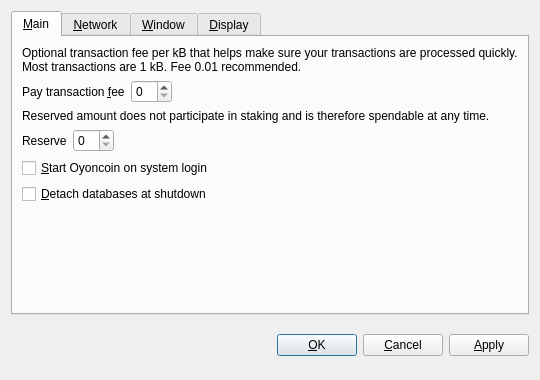
<?xml version="1.0" encoding="UTF-8"?>
<ui version="4.0">
 <class>OptionsDialog</class>
 <widget class="QDialog" name="OptionsDialog">
  <property name="geometry">
   <rect>
    <x>0</x>
    <y>0</y>
    <width>540</width>
    <height>380</height>
   </rect>
  </property>
  <property name="windowTitle">
   <string>Options</string>
  </property>
  <property name="modal">
   <bool>true</bool>
  </property>
  <layout class="QVBoxLayout" name="verticalLayout">
   <item>
    <widget class="QTabWidget" name="tabWidget">
     <property name="tabPosition">
      <enum>QTabWidget::North</enum>
     </property>
     <property name="currentIndex">
      <number>0</number>
     </property>
     <widget class="QWidget" name="tabMain">
      <attribute name="title">
       <string>&amp;Main</string>
      </attribute>
      <layout class="QVBoxLayout" name="verticalLayout_Main">
       <item>
        <widget class="QLabel" name="transactionFeeInfoLabel">
         <property name="text">
          <string>Optional transaction fee per kB that helps make sure your transactions are processed quickly. Most transactions are 1 kB. Fee 0.01 recommended.</string>
         </property>
         <property name="textFormat">
          <enum>Qt::PlainText</enum>
         </property>
         <property name="wordWrap">
          <bool>true</bool>
         </property>
        </widget>
       </item>
       <item>
        <layout class="QHBoxLayout" name="horizontalLayoutFee">
         <item>
          <widget class="QLabel" name="transactionFeeLabel">
           <property name="text">
            <string>Pay transaction &amp;fee</string>
           </property>
           <property name="textFormat">
            <enum>Qt::PlainText</enum>
           </property>
           <property name="buddy">
            <cstring>transactionFee</cstring>
           </property>
          </widget>
         </item>
         <item>
          <widget class="BitcoinAmountField" name="transactionFee"/>
         </item>
         <item>
          <spacer name="horizontalSpacerFee">
           <property name="orientation">
            <enum>Qt::Horizontal</enum>
           </property>
           <property name="sizeHint" stdset="0">
            <size>
             <width>40</width>
             <height>20</height>
            </size>
           </property>
          </spacer>
         </item>
        </layout>
       </item>
       <item>
        <widget class="QLabel" name="reserveBalanceInfoLabel">
         <property name="text">
          <string>Reserved amount does not participate in staking and is therefore spendable at any time.</string>
         </property>
         <property name="textFormat">
          <enum>Qt::PlainText</enum>
         </property>
         <property name="wordWrap">
          <bool>true</bool>
         </property>
        </widget>
       </item>
       <item>
        <layout class="QHBoxLayout" name="horizontalLayoutReserveBalance">
         <item>
          <widget class="QLabel" name="reserveBalanceLabel">
           <property name="text">
            <string>Reserve</string>
           </property>
           <property name="textFormat">
            <enum>Qt::PlainText</enum>
           </property>
           <property name="buddy">
            <cstring>reserveBalance</cstring>
           </property>
          </widget>
         </item>
         <item>
          <widget class="BitcoinAmountField" name="reserveBalance"/>
         </item>
         <item>
          <spacer name="horizontalSpacerReserveBalance">
           <property name="orientation">
            <enum>Qt::Horizontal</enum>
           </property>
           <property name="sizeHint" stdset="0">
            <size>
             <width>40</width>
             <height>20</height>
            </size>
           </property>
          </spacer>
         </item>
        </layout>
       </item>
       <item>
        <widget class="QCheckBox" name="bitcoinAtStartup">
         <property name="toolTip">
          <string>Automatically start Oyoncoin after logging in to the system.</string>
         </property>
         <property name="text">
          <string>&amp;Start Oyoncoin on system login</string>
         </property>
        </widget>
       </item>
       <item>
        <widget class="QCheckBox" name="detachDatabases">
         <property name="toolTip">
          <string>Detach block and address databases at shutdown. This means they can be moved to another data directory, but it slows down shutdown. The wallet is always detached.</string>
         </property>
         <property name="text">
          <string>&amp;Detach databases at shutdown</string>
         </property>
        </widget>
       </item>
       <item>
        <spacer name="verticalSpacer_Main">
         <property name="orientation">
          <enum>Qt::Vertical</enum>
         </property>
         <property name="sizeHint" stdset="0">
          <size>
           <width>20</width>
           <height>40</height>
          </size>
         </property>
        </spacer>
       </item>
      </layout>
     </widget>
     <widget class="QWidget" name="tabNetwork">
      <attribute name="title">
       <string>&amp;Network</string>
      </attribute>
      <layout class="QVBoxLayout" name="verticalLayout_Network">
       <item>
        <widget class="QCheckBox" name="mapPortUpnp">
         <property name="toolTip">
          <string>Automatically open the Oyoncoin client port on the router. This only works when your router supports UPnP and it is enabled.</string>
         </property>
         <property name="text">
          <string>Map port using &amp;UPnP</string>
         </property>
        </widget>
       </item>
       <item>
        <widget class="QCheckBox" name="connectSocks">
         <property name="toolTip">
          <string>Connect to the Oyoncoin network through a SOCKS proxy (e.g. when connecting through Tor).</string>
         </property>
         <property name="text">
          <string>&amp;Connect through SOCKS proxy:</string>
         </property>
        </widget>
       </item>
       <item>
        <layout class="QHBoxLayout" name="horizontalLayout_Network">
         <item>
          <widget class="QLabel" name="proxyIpLabel">
           <property name="text">
            <string>Proxy &amp;IP:</string>
           </property>
           <property name="textFormat">
            <enum>Qt::PlainText</enum>
           </property>
           <property name="buddy">
            <cstring>proxyIp</cstring>
           </property>
          </widget>
         </item>
         <item>
          <widget class="QValidatedLineEdit" name="proxyIp">
           <property name="maximumSize">
            <size>
             <width>140</width>
             <height>16777215</height>
            </size>
           </property>
           <property name="toolTip">
            <string>IP address of the proxy (e.g. 127.0.0.1)</string>
           </property>
          </widget>
         </item>
         <item>
          <widget class="QLabel" name="proxyPortLabel">
           <property name="text">
            <string>&amp;Port:</string>
           </property>
           <property name="textFormat">
            <enum>Qt::PlainText</enum>
           </property>
           <property name="buddy">
            <cstring>proxyPort</cstring>
           </property>
          </widget>
         </item>
         <item>
          <widget class="QLineEdit" name="proxyPort">
           <property name="maximumSize">
            <size>
             <width>55</width>
             <height>16777215</height>
            </size>
           </property>
           <property name="toolTip">
            <string>Port of the proxy (e.g. 9050)</string>
           </property>
          </widget>
         </item>
         <item>
          <widget class="QLabel" name="socksVersionLabel">
           <property name="text">
            <string>SOCKS &amp;Version:</string>
           </property>
           <property name="textFormat">
            <enum>Qt::PlainText</enum>
           </property>
           <property name="buddy">
            <cstring>socksVersion</cstring>
           </property>
          </widget>
         </item>
         <item>
          <widget class="QValueComboBox" name="socksVersion">
           <property name="toolTip">
            <string>SOCKS version of the proxy (e.g. 5)</string>
           </property>
          </widget>
         </item>
         <item>
          <spacer name="horizontalSpacer_Network">
           <property name="orientation">
            <enum>Qt::Horizontal</enum>
           </property>
           <property name="sizeHint" stdset="0">
            <size>
             <width>40</width>
             <height>20</height>
            </size>
           </property>
          </spacer>
         </item>
        </layout>
       </item>
       <item>
        <spacer name="verticalSpacer_Network">
         <property name="orientation">
          <enum>Qt::Vertical</enum>
         </property>
         <property name="sizeHint" stdset="0">
          <size>
           <width>20</width>
           <height>40</height>
          </size>
         </property>
        </spacer>
       </item>
      </layout>
     </widget>
     <widget class="QWidget" name="tabWindow">
      <attribute name="title">
       <string>&amp;Window</string>
      </attribute>
      <layout class="QVBoxLayout" name="verticalLayout_Window">
       <item>
        <widget class="QCheckBox" name="minimizeToTray">
         <property name="toolTip">
          <string>Show only a tray icon after minimizing the window.</string>
         </property>
         <property name="text">
          <string>&amp;Minimize to the tray instead of the taskbar</string>
         </property>
        </widget>
       </item>
       <item>
        <widget class="QCheckBox" name="minimizeOnClose">
         <property name="toolTip">
          <string>Minimize instead of exit the application when the window is closed. When this option is enabled, the application will be closed only after selecting Quit in the menu.</string>
         </property>
         <property name="text">
          <string>M&amp;inimize on close</string>
         </property>
        </widget>
       </item>
       <item>
        <spacer name="verticalSpacer_Window">
         <property name="orientation">
          <enum>Qt::Vertical</enum>
         </property>
         <property name="sizeHint" stdset="0">
          <size>
           <width>20</width>
           <height>40</height>
          </size>
         </property>
        </spacer>
       </item>
      </layout>
     </widget>
     <widget class="QWidget" name="tabDisplay">
      <attribute name="title">
       <string>&amp;Display</string>
      </attribute>
      <layout class="QVBoxLayout" name="verticalLayout_Display">
       <item>
        <layout class="QHBoxLayout" name="horizontalLayout_1_Display">
         <item>
          <widget class="QLabel" name="langLabel">
           <property name="text">
            <string>User Interface &amp;language:</string>
           </property>
           <property name="textFormat">
            <enum>Qt::PlainText</enum>
           </property>
           <property name="buddy">
            <cstring>lang</cstring>
           </property>
          </widget>
         </item>
         <item>
          <widget class="QValueComboBox" name="lang">
           <property name="toolTip">
            <string>The user interface language can be set here. This setting will take effect after restarting Oyoncoin.</string>
           </property>
          </widget>
         </item>
        </layout>
       </item>
       <item>
        <layout class="QHBoxLayout" name="horizontalLayout_2_Display">
         <item>
          <widget class="QLabel" name="unitLabel">
           <property name="text">
            <string>&amp;Unit to show amounts in:</string>
           </property>
           <property name="textFormat">
            <enum>Qt::PlainText</enum>
           </property>
           <property name="buddy">
            <cstring>unit</cstring>
           </property>
          </widget>
         </item>
         <item>
          <widget class="QValueComboBox" name="unit">
           <property name="toolTip">
            <string>Choose the default subdivision unit to show in the interface and when sending coins.</string>
           </property>
          </widget>
         </item>
        </layout>
       </item>
       <item>
        <widget class="QCheckBox" name="displayAddresses">
         <property name="toolTip">
          <string>Whether to show Oyoncoin addresses in the transaction list or not.</string>
         </property>
         <property name="text">
          <string>&amp;Display addresses in transaction list</string>
         </property>
        </widget>
       </item>
       <item>
        <widget class="QCheckBox" name="coinControlFeatures">
         <property name="toolTip">
          <string>Whether to show coin control features or not.</string>
         </property>
         <property name="text">
          <string>Display coin &amp;control features (experts only!)</string>
         </property>
        </widget>
       </item>
       <item>
        <spacer name="verticalSpacer_Display">
         <property name="orientation">
          <enum>Qt::Vertical</enum>
         </property>
         <property name="sizeHint" stdset="0">
          <size>
           <width>20</width>
           <height>40</height>
          </size>
         </property>
        </spacer>
       </item>
      </layout>
     </widget>
    </widget>
   </item>
   <item>
    <layout class="QHBoxLayout" name="horizontalLayout_Buttons">
     <item>
      <spacer name="horizontalSpacer_1">
       <property name="orientation">
        <enum>Qt::Horizontal</enum>
       </property>
       <property name="sizeHint" stdset="0">
        <size>
         <width>40</width>
         <height>48</height>
        </size>
       </property>
      </spacer>
     </item>
     <item>
      <widget class="QLabel" name="statusLabel">
       <property name="font">
        <font>
         <weight>75</weight>
         <bold>true</bold>
        </font>
       </property>
       <property name="text">
        <string/>
       </property>
       <property name="textFormat">
        <enum>Qt::PlainText</enum>
       </property>
       <property name="wordWrap">
        <bool>true</bool>
       </property>
      </widget>
     </item>
     <item>
      <spacer name="horizontalSpacer_2">
       <property name="orientation">
        <enum>Qt::Horizontal</enum>
       </property>
       <property name="sizeHint" stdset="0">
        <size>
         <width>40</width>
         <height>48</height>
        </size>
       </property>
      </spacer>
     </item>
     <item>
      <widget class="QPushButton" name="okButton">
       <property name="text">
        <string>&amp;OK</string>
       </property>
      </widget>
     </item>
     <item>
      <widget class="QPushButton" name="cancelButton">
       <property name="text">
        <string>&amp;Cancel</string>
       </property>
       <property name="autoDefault">
        <bool>false</bool>
       </property>
      </widget>
     </item>
     <item>
      <widget class="QPushButton" name="applyButton">
       <property name="text">
        <string>&amp;Apply</string>
       </property>
       <property name="autoDefault">
        <bool>false</bool>
       </property>
      </widget>
     </item>
    </layout>
   </item>
  </layout>
 </widget>
 <customwidgets>
  <customwidget>
   <class>BitcoinAmountField</class>
   <extends>QSpinBox</extends>
   <header>bitcoinamountfield.h</header>
  </customwidget>
  <customwidget>
   <class>QValueComboBox</class>
   <extends>QComboBox</extends>
   <header>qvaluecombobox.h</header>
  </customwidget>
  <customwidget>
   <class>QValidatedLineEdit</class>
   <extends>QLineEdit</extends>
   <header>qvalidatedlineedit.h</header>
  </customwidget>
 </customwidgets>
 <resources/>
 <connections/>
</ui>
